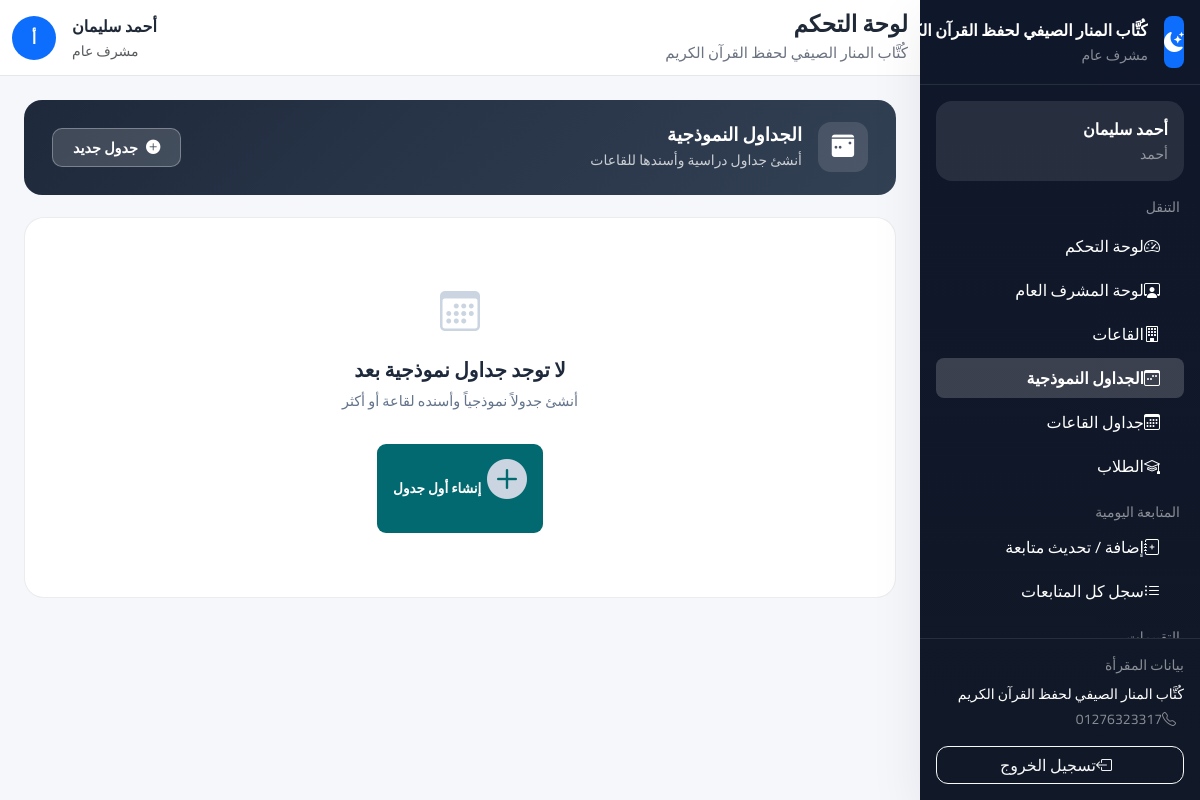
The app's page /halls/schedule-templates/ (signed in) with its own data.
### accounts/models.py (models this page shows, shortened)
class SiteSettings(models.Model):
    name = models.CharField(max_length=200, default='مقرأة القرآن الكريم', verbose_name='اسم المقرأة')
    logo = models.ImageField(upload_to='settings/', blank=True, null=True, verbose_name='الشعار')
    address = models.CharField(max_length=300, blank=True, verbose_name='العنوان')
    phone = models.CharField(max_length=20, blank=True, verbose_name='الهاتف')
    email = models.EmailField(blank=True, verbose_name='البريد الإلكتروني')
    description = models.TextField(blank=True, verbose_name='نبذة عن المقرأة')
    allow_registration = models.BooleanField(default=True, verbose_name='السماح بالتسجيل')
    auto_assign_halls = models.BooleanField(default=True, verbose_name='التسكين التلقائي')
    max_age_limit = models.PositiveIntegerField(default=15, verbose_name='الحد الأقصى للسن')
    min_age_limit = models.PositiveIntegerField(default=3, verbose_name='الحد الأدنى للسن')
    attendance_start_time = models.TimeField(default='08:00', verbose_name='وقت بداية الحضور')
    late_threshold_minutes = models.PositiveIntegerField(default=15, verbose_name='دقائق التأخير')
    facebook = models.URLField(blank=True, verbose_name='فيسبوك')
    whatsapp = models.CharField(max_length=20, blank=True, verbose_name='واتساب')
    updated_at = models.DateTimeField(auto_now=True)
    updated_by = models.ForeignKey(
        User,
        on_delete=models.SET_NULL,
        null=True,
        blank=True,
        verbose_name='آخر تعديل بواسطة'
    )
    @classmethod
    def get_settings(cls):
        obj, _ = cls.objects.get_or_create(pk=1)
        return obj
    class Meta:
        verbose_name = 'إعدادات الموقع'
        verbose_name_plural = 'إعدادات الموقع'

class User(AbstractUser):
    ROLE_GENERAL_MANAGER    = 'general_manager'
    ROLE_GENERAL_SUPERVISOR = 'general_supervisor'
    ROLE_HALL_SUPERVISOR    = 'hall_supervisor'
    ROLE_TEACHER            = 'teacher'
    ROLE_PARENT             = 'parent'
    ROLES = [
        (ROLE_GENERAL_MANAGER,    'مدير عام'),
        (ROLE_GENERAL_SUPERVISOR, 'مشرف عام'),
        (ROLE_HALL_SUPERVISOR,    'مشرف قاعات'),
        (ROLE_TEACHER,            'معلم'),
        (ROLE_PARENT,             'ولي أمر'),
    ]
    role = models.CharField(
        max_length=30,
        choices=ROLES,
        default=ROLE_PARENT,
        verbose_name='الدور الوظيفي'
    )
    phone = models.CharField(
        max_length=20,
        blank=True,
        null=True,
        unique=True,           # ← جديد: لا يُسمح بتكرار رقم الهاتف
        verbose_name='رقم الهاتف'
    )
    profile_picture = models.ImageField(
        upload_to='profiles/',
        blank=True,
        null=True,
        verbose_name='الصورة الشخصية'
    )
    can_manage_users       = models.BooleanField(default=False, verbose_name='إدارة المستخدمين')
    can_manage_halls       = models.BooleanField(default=False, verbose_name='إدارة القاعات')
    can_manage_students    = models.BooleanField(default=False, verbose_name='إدارة الطلاب')
    can_manage_attendance  = models.BooleanField(default=False, verbose_name='إدارة الحضور')
    can_manage_evaluations = models.BooleanField(default=False, verbose_name='إدارة التقييمات')
    can_manage_settings    = models.BooleanField(default=False, verbose_name='إدارة الإعدادات')
    @property
    def is_general_manager(self):
        return self.role == self.ROLE_GENERAL_MANAGER
    @property
    def is_general_supervisor(self):
        return self.role == self.ROLE_GENERAL_SUPERVISOR
    @property
    def is_hall_supervisor(self):
        return self.role == self.ROLE_HALL_SUPERVISOR
    @property
    def is_teacher(self):
        return self.role == self.ROLE_TEACHER
    @property
    def is_parent(self):
        return self.role == self.ROLE_PARENT
    class Meta:
        verbose_name        = 'مستخدم'
        verbose_name_plural = 'المستخدمون'

### halls/views.py (the view)
class ScheduleTemplateListView(GeneralSupervisorRequiredMixin, View):
    def get(self, request):
        templates = ScheduleTemplate.objects.prefetch_related('entries', 'halls')
        return render(request, 'halls/tmpl/list.html', {
            'templates': templates,
            'total': templates.count(),
        })

### accounts/context_processors.py (called while the page is built)
def user_role_context(request):
    if not request.user.is_authenticated:
        return {}
    user = request.user
    return {
        'is_general_manager':    user.is_general_manager,
        'is_general_supervisor': user.is_general_supervisor,
        'is_hall_supervisor':    user.is_hall_supervisor,
        'is_teacher':            user.is_teacher,
        'is_parent':             user.is_parent,
        'user_role_display':     user.get_role_display(),
    }

def site_settings(request):
    settings = SiteSettings.get_settings()
    return {
        'SITE_NAME':        settings.name,
        'SITE_LOGO':        settings.logo,
        'SITE_PHONE':       settings.phone,
        'SITE_SETTINGS':    settings,
        'ALLOW_REGISTRATION': settings.allow_registration,
    }

### accounts/permissions.py (called while the page is built)
    def test_func(self):
        user = self.request.user
        return user.is_authenticated and (
            user.is_general_manager or
            user.is_general_supervisor
        )

### templates/halls/tmpl/list.html (shortened to what this page needs)
{% extends "base.html" %}
{% block content %}
<div class="tmpl-hero">
    <div class="tmpl-hero-left">
        <div class="tmpl-hero-icon"><i class="bi bi-calendar3-week-fill"></i></div>
        <div>
            <h1>الجداول النموذجية</h1>
            <p>أنشئ جداول دراسية وأسندها للقاعات</p>
        </div>
    </div>
    <a href="{% url 'halls:template_create' %}"
       style="background:rgba(255,255,255,.15); border:1px solid rgba(255,255,255,.3); border-radius:10px; padding:.5rem 1.25rem; color:#fff; text-decoration:none; font-weight:700; font-size:.9rem; display:flex; align-items:center; gap:.5rem;">
        <i class="bi bi-plus-circle-fill"></i>جدول جديد
    </a>
</div>
{% if templates %}
    {% for tmpl in templates %}
    <div class="tmpl-card">
        <div class="tmpl-card-left">
            <div class="tmpl-icon"><i class="bi bi-layout-text-window-reverse"></i></div>
            <div>
                <div class="tmpl-name">{{ tmpl.name }}</div>
                <div class="tmpl-meta">
                    <span class="badge-count">
                        <i class="bi bi-clock"></i>{{ tmpl.entries.count }} حصة
                    </span>
                    <span class="badge-count">
                        <i class="bi bi-building"></i>{{ tmpl.halls.count }} قاعة
                    </span>
                    {% if not tmpl.is_active %}
                        <span class="badge-inactive"><i class="bi bi-pause-circle"></i> غير نشط</span>
                    {% endif %}
                </div>
                {% if tmpl.description %}
                <div style="font-size:.82rem; color:#94a3b8; margin-top:.3rem;">{{ tmpl.description }}</div>
                {% endif %}
            </div>
        </div>
        <div class="tmpl-actions">
            <a href="{% url 'halls:template_detail' tmpl.pk %}" class="btn-view">
                <i class="bi bi-eye"></i>عرض
            </a>
            <a href="{% url 'halls:template_update' tmpl.pk %}" class="btn-edit">
                <i class="bi bi-pencil"></i>تعديل
            </a>
            <form method="post" action="{% url 'halls:template_delete' tmpl.pk %}"
                  onsubmit="return confirm('هل تريد حذف جدول {{ tmpl.name }}؟')">
                {% csrf_token %}
                <button type="submit" class="btn-delete">
                    <i class="bi bi-trash"></i>
                </button>
            </form>
        </div>
    </div>
    {% endfor %}
{% else %}
<div class="empty-box">
    <i class="bi bi-calendar3"></i>
    <h5>لا توجد جداول نموذجية بعد</h5>
    <p>أنشئ جدولاً نموذجياً وأسنده لقاعة أو أكثر</p>
    <a href="{% url 'halls:template_create' %}" class="btn-view mt-3" style="display:inline-flex;">
        <i class="bi bi-plus-circle-fill"></i>إنشاء أول جدول
    </a>
</div>
{% endif %}
{% endblock %}

### templates/partials/sidebar.html (shortened to what this page needs)
<aside class="sidebar d-flex flex-column" id="appSidebar">
    <div class="p-3 border-bottom border-secondary border-opacity-25">
        <div class="d-flex align-items-center gap-3">
            {% if SITE_LOGO and SITE_LOGO.url %}
                <img src="{{ SITE_LOGO.url }}" alt="{{ SITE_NAME }}" class="rounded-3"
                     width="52" height="52" style="object-fit: cover;">
            {% else %}
                <div class="bg-primary rounded-3 d-flex align-items-center justify-content-center text-white"
                     style="width:52px;height:52px;">
                    <i class="bi bi-moon-stars-fill fs-5"></i>
                </div>
            {% endif %}
            <div class="min-w-0">
                <div class="fw-bold text-white text-truncate">{{ SITE_NAME|default:"مقرأة تحفيظ القرآن الكريم" }}</div>
                <small class="text-white-50">{{ user.get_role_display }}</small>
            </div>
        </div>
    </div>
    <div class="p-3 overflow-y-auto flex-grow-1">
        <div class="bg-white bg-opacity-10 rounded-4 p-3 mb-3">
            <div class="fw-bold text-white">{{ user.get_full_name|default:user.username }}</div>
            <small class="text-white-50">{{ user.username }}</small>
        </div>
        <div class="small text-uppercase text-white-50 mb-2 px-1">التنقل</div>
        <nav class="nav flex-column gap-1">
            <a class="nav-link text-white rounded-3 px-3 py-2" href="{% url 'accounts:dashboard' %}">
                <i class="bi bi-speedometer2 ms-2"></i>لوحة التحكم
            </a>
            {% if user.is_general_supervisor %}
                <a class="nav-link text-white rounded-3 px-3 py-2" href="{% url 'dashboard:supervisor' %}">
                    <i class="bi bi-person-workspace ms-2"></i>لوحة المشرف العام
                </a>
            {% endif %}
            {% if user.is_general_manager or user.is_general_supervisor or user.is_hall_supervisor or user.is_teacher %}
                <a class="nav-link text-white rounded-3 px-3 py-2" href="{% url 'halls:list' %}">
                    <i class="bi bi-building ms-2"></i>القاعات
                </a>
                {% if user.is_general_manager or user.is_general_supervisor %}
                    <a class="nav-link text-white rounded-3 px-3 py-2" href="{% url 'halls:templates' %}">
                        <i class="bi bi-calendar3-week ms-2"></i>الجداول النموذجية
                    </a>
                {% endif %}
                <a class="nav-link text-white rounded-3 px-3 py-2" href="{% url 'halls:all_schedules' %}">
                    <i class="bi bi-calendar3 ms-2"></i>جداول القاعات
                </a>
                <a class="nav-link text-white rounded-3 px-3 py-2" href="{% url 'students:list' %}">
                    <i class="bi bi-mortarboard ms-2"></i>الطلاب
                </a>
            {% endif %}
        </nav>
        {% if user.is_hall_supervisor or user.is_general_supervisor or user.is_general_manager %}
        <div class="small text-uppercase text-white-50 mt-3 mb-1 px-1">المتابعة اليومية</div>
        <nav class="nav flex-column gap-1">
            <a class="nav-link text-white rounded-3 px-3 py-2" href="{% url 'evaluations:add_followup' %}">
                <i class="bi bi-journal-plus ms-2"></i>إضافة / تحديث متابعة
            </a>
            <a class="nav-link text-white rounded-3 px-3 py-2" href="{% url 'evaluations:all_followups' %}">
                <i class="bi bi-list-ul ms-2"></i>سجل كل المتابعات
            </a>
        </nav>
        {% endif %}
        {% if user.is_teacher or user.is_general_supervisor or user.is_general_manager %}
        <div class="small text-uppercase text-white-50 mt-3 mb-1 px-1">التقييمات</div>
        {% endif %}
    </div>
    <div class="mt-auto p-3 border-top border-secondary border-opacity-25 flex-shrink-0">
        <div class="small text-white-50 mb-2">بيانات المقرأة</div>
        <div class="text-white small">{{ SITE_NAME }}</div>
        {% if SITE_PHONE %}
        <div class="text-white-50 small mt-1">
            <i class="bi bi-telephone ms-2"></i>{{ SITE_PHONE }}
        </div>
        {% endif %}
        <form method="post" action="{% url 'accounts:logout' %}" class="mt-3">
            <button type="submit" class="btn btn-outline-light w-100">
                <i class="bi bi-box-arrow-left ms-2"></i>تسجيل الخروج
            </button>
        </form>
    </div>
</aside>

### templates/partials/header.html (shortened to what this page needs)
<header class="topbar d-flex align-items-center">
    <div class="container-fluid">
        <div class="d-flex align-items-center justify-content-between gap-3">
            <div class="d-flex align-items-center gap-2">
                <div>
                    <h1 class="page-title">{% block page_title %}لوحة التحكم{% endblock %}</h1>
                    <div class="page-subtitle">{{ SITE_NAME|default:"مقرأة تحفيظ القرآن الكريم" }}</div>
                </div>
            </div>
            <div class="d-flex align-items-center gap-3">
                <div class="text-end d-none d-sm-block">
                    <div class="fw-bold">{{ user.get_full_name|default:user.username }}</div>
                    <small class="text-muted">{{ user.get_role_display }}</small>
                </div>
                <div class="rounded-circle bg-primary text-white d-flex align-items-center justify-content-center fw-bold"
                     style="width:44px;height:44px;">
                    {{ user.first_name|default:user.username|slice:":1" }}
                </div>
            </div>
        </div>
    </div>
</header>

### templates/base.html (style rules this page uses)
:root { --primary:#1d4ed8; --primary-soft:#e8f0ff; --dark:#0f172a; --sidebar:#0f172a; --sidebar-hover:#1f2937; --border:#e5e7eb; --bg:#f5f7fb; --card:#ffffff; --text:#1f2937; --muted:#6b7280; --success:#198754; --warning:#f59e0b; --danger:#dc3545; --radius-lg:18px; --radius-md:14px; --shadow-sm:0 8px 24px rgba(15,23,42,.06); --shadow-md:0 18px 50px rgba(15,23,42,.08); --sidebar-width:280px; --topbar-height:76px; }
* { box-sizing: border-box; }
html, body { margin: 0; padding: 0; font-family: 'Cairo', sans-serif; background: var(--bg); color: var(--text); }
body { min-height: 100vh; }
a { text-decoration: none; }
.sidebar { width: var(--sidebar-width); position: fixed; top: 0; right: 0; bottom: 0; z-index: 1040; background: linear-gradient(180deg, #0f172a 0%, #111827 100%); color: #fff; overflow-y: auto; transition: transform .3s ease; box-shadow: var(--shadow-md); }
.topbar { height: var(--topbar-height); position: sticky; top: 0; z-index: 1030; background: rgba(255,255,255,.92); backdrop-filter: blur(10px); border-bottom: 1px solid var(--border); }
.page-title { margin: 0; font-size: 1.45rem; font-weight: 800; }
.page-subtitle { margin-top: 4px; color: var(--muted); font-size: .94rem; }
.btn, .form-control, .form-select { border-radius: 12px; }

### templates/halls/tmpl/list.html (style rules this page uses)
.tmpl-hero { background: linear-gradient(135deg, #1e293b 0%, #334155 100%); border-radius: 18px; padding: 1.4rem 1.75rem; margin-bottom: 1.4rem; color: #fff; display: flex; align-items: center; justify-content: space-between; flex-wrap: wrap; gap: 1rem; }
.tmpl-hero-left { display: flex; align-items: center; gap: 1rem; }
.tmpl-hero-icon { width: 50px; height: 50px; background: rgba(255,255,255,.12); border-radius: 13px; display: flex; align-items: center; justify-content: center; }
.tmpl-hero-icon i { font-size: 1.4rem; color: #fff; }
.tmpl-hero h1 { font-size: 1.15rem; font-weight: 800; margin: 0 0 .2rem; }
.tmpl-hero p { font-size: .87rem; opacity: .75; margin: 0; }
.btn-view { background: #01696f; color: #fff; border: none; border-radius: 9px; padding: .4rem 1rem; font-size: .85rem; font-weight: 700; text-decoration: none; display: flex; align-items: center; gap: .35rem; transition: background .15s; }
.empty-box { text-align: center; padding: 4rem 1.5rem; background: #fff; border: 1px solid rgba(15,23,42,.08); border-radius: 20px; }
.empty-box i { font-size: 2.5rem; color: #cbd5e1; margin-bottom: 1rem; display: block; }
.empty-box h5 { font-weight: 800; color: #1e293b; }
.empty-box p { color: #64748b; font-size: .9rem; }

### records on screen
SiteSettings: name "كُتَّاب المنار الصيفي لحفظ القرآن…", name "كُتَّاب المنار الصيفي لحفظ القرآن الكريم", phone "01276323317"
User: role "مشرف عام", get_full_name "أحمد سليمان", username "أحمد", first_name "أ"
